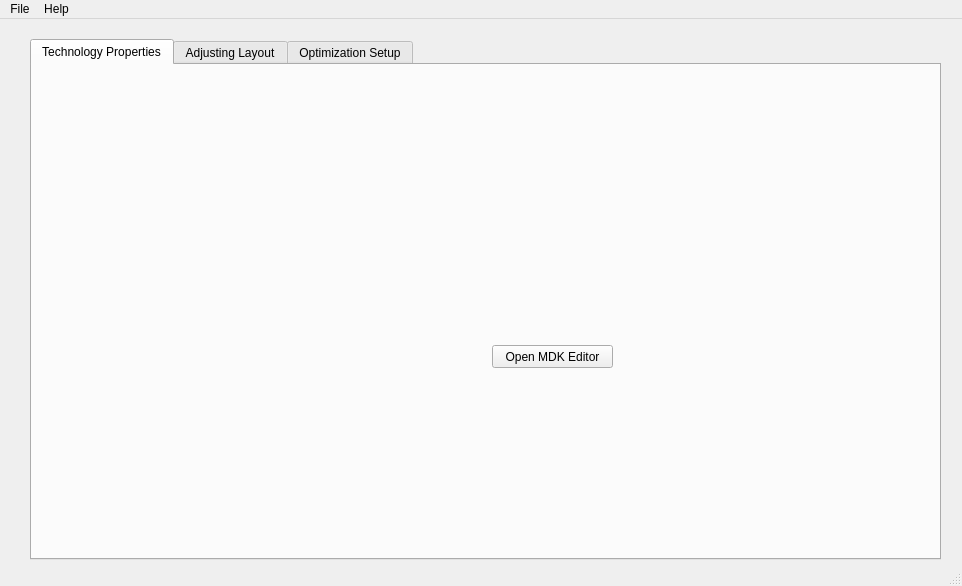
<?xml version="1.0" encoding="UTF-8"?>
<ui version="4.0">
 <class>MainWindow</class>
 <widget class="QMainWindow" name="MainWindow">
  <property name="geometry">
   <rect>
    <x>0</x>
    <y>0</y>
    <width>962</width>
    <height>586</height>
   </rect>
  </property>
  <property name="windowTitle">
   <string>MainWindow</string>
  </property>
  <widget class="QWidget" name="centralwidget">
   <widget class="QTabWidget" name="tabWidget_2">
    <property name="geometry">
     <rect>
      <x>30</x>
      <y>20</y>
      <width>911</width>
      <height>521</height>
     </rect>
    </property>
    <property name="currentIndex">
     <number>0</number>
    </property>
    <widget class="QWidget" name="technology_properties">
     <attribute name="title">
      <string>Technology Properties</string>
     </attribute>
     <widget class="QPushButton" name="btn_openMDK">
      <property name="geometry">
       <rect>
        <x>460</x>
        <y>280</y>
        <width>121</width>
        <height>23</height>
       </rect>
      </property>
      <property name="text">
       <string>Open MDK Editor</string>
      </property>
     </widget>
    </widget>
    <widget class="QWidget" name="adjust_layout">
     <attribute name="title">
      <string>Adjusting Layout</string>
     </attribute>
     <widget class="QGraphicsView" name="graphicsView">
      <property name="geometry">
       <rect>
        <x>330</x>
        <y>60</y>
        <width>553</width>
        <height>403</height>
       </rect>
      </property>
     </widget>
    </widget>
    <widget class="QWidget" name="optimization_setup">
     <attribute name="title">
      <string>Optimization Setup</string>
     </attribute>
     <widget class="QTabWidget" name="tabWidget">
      <property name="geometry">
       <rect>
        <x>30</x>
        <y>30</y>
        <width>721</width>
        <height>401</height>
       </rect>
      </property>
      <property name="currentIndex">
       <number>3</number>
      </property>
      <widget class="QWidget" name="run_options">
       <attribute name="title">
        <string>Run Options</string>
       </attribute>
       <widget class="QFrame" name="run_options_2">
        <property name="geometry">
         <rect>
          <x>40</x>
          <y>30</y>
          <width>341</width>
          <height>106</height>
         </rect>
        </property>
        <property name="frameShape">
         <enum>QFrame::StyledPanel</enum>
        </property>
        <property name="frameShadow">
         <enum>QFrame::Raised</enum>
        </property>
        <layout class="QVBoxLayout" name="verticalLayout_5">
         <item>
          <widget class="QLabel" name="label_2">
           <property name="text">
            <string>&lt;html&gt;&lt;head/&gt;&lt;body&gt;&lt;p&gt;&lt;span style=&quot; font-weight:600;&quot;&gt;How would you like to run PowerSynth?&lt;/span&gt;&lt;/p&gt;&lt;/body&gt;&lt;/html&gt;</string>
           </property>
          </widget>
         </item>
         <item>
          <widget class="QRadioButton" name="option_1">
           <property name="text">
            <string>Layout solution generation only</string>
           </property>
          </widget>
         </item>
         <item>
          <widget class="QRadioButton" name="option_2">
           <property name="text">
            <string>Initial layout evaluation</string>
           </property>
          </widget>
         </item>
         <item>
          <widget class="QRadioButton" name="option_3">
           <property name="text">
            <string>Layout optimization/evaluation</string>
           </property>
          </widget>
         </item>
        </layout>
       </widget>
      </widget>
      <widget class="QWidget" name="layout_setup">
       <attribute name="title">
        <string>Layout Setup</string>
       </attribute>
       <widget class="QFrame" name="layout_generation_setup_2">
        <property name="geometry">
         <rect>
          <x>40</x>
          <y>20</y>
          <width>361</width>
          <height>181</height>
         </rect>
        </property>
        <property name="frameShape">
         <enum>QFrame::StyledPanel</enum>
        </property>
        <property name="frameShadow">
         <enum>QFrame::Raised</enum>
        </property>
        <layout class="QVBoxLayout" name="verticalLayout_2">
         <item>
          <widget class="QLabel" name="label_10">
           <property name="text">
            <string>&lt;html&gt;&lt;head/&gt;&lt;body&gt;&lt;p&gt;&lt;span style=&quot; font-size:10pt; font-weight:600;&quot;&gt;Layout Generation Setup:&lt;/span&gt;&lt;/p&gt;&lt;/body&gt;&lt;/html&gt;</string>
           </property>
          </widget>
         </item>
         <item>
          <layout class="QHBoxLayout" name="horizontalLayout_7">
           <item>
            <widget class="QLabel" name="label_11">
             <property name="text">
              <string>Layout_Mode:</string>
             </property>
            </widget>
           </item>
           <item>
            <widget class="QComboBox" name="comboBox_3">
             <item>
              <property name="text">
               <string>minimum-sized solutions</string>
              </property>
             </item>
             <item>
              <property name="text">
               <string>variable-sized solutions</string>
              </property>
             </item>
             <item>
              <property name="text">
               <string>fixed-sized solutions</string>
              </property>
             </item>
            </widget>
           </item>
          </layout>
         </item>
         <item>
          <layout class="QHBoxLayout" name="horizontalLayout_8">
           <item>
            <widget class="QLabel" name="label_12">
             <property name="text">
              <string>Floor Plan:</string>
             </property>
            </widget>
           </item>
           <item>
            <widget class="QSpinBox" name="spinBox_5">
             <property name="sizePolicy">
              <sizepolicy hsizetype="Maximum" vsizetype="Fixed">
               <horstretch>0</horstretch>
               <verstretch>0</verstretch>
              </sizepolicy>
             </property>
             <property name="maximumSize">
              <size>
               <width>50</width>
               <height>16777215</height>
              </size>
             </property>
             <property name="buttonSymbols">
              <enum>QAbstractSpinBox::NoButtons</enum>
             </property>
             <property name="maximum">
              <number>999</number>
             </property>
            </widget>
           </item>
           <item>
            <widget class="QLabel" name="label_13">
             <property name="sizePolicy">
              <sizepolicy hsizetype="Maximum" vsizetype="Preferred">
               <horstretch>0</horstretch>
               <verstretch>0</verstretch>
              </sizepolicy>
             </property>
             <property name="minimumSize">
              <size>
               <width>10</width>
               <height>0</height>
              </size>
             </property>
             <property name="text">
              <string>by</string>
             </property>
            </widget>
           </item>
           <item>
            <widget class="QSpinBox" name="spinBox_6">
             <property name="sizePolicy">
              <sizepolicy hsizetype="Maximum" vsizetype="Fixed">
               <horstretch>0</horstretch>
               <verstretch>0</verstretch>
              </sizepolicy>
             </property>
             <property name="maximumSize">
              <size>
               <width>50</width>
               <height>16777215</height>
              </size>
             </property>
             <property name="buttonSymbols">
              <enum>QAbstractSpinBox::NoButtons</enum>
             </property>
             <property name="maximum">
              <number>999</number>
             </property>
            </widget>
           </item>
          </layout>
         </item>
         <item>
          <layout class="QHBoxLayout" name="horizontalLayout_9">
           <item>
            <widget class="QLabel" name="label_14">
             <property name="text">
              <string>Number of layouts:</string>
             </property>
            </widget>
           </item>
           <item>
            <widget class="QSpinBox" name="spinBox_7">
             <property name="sizePolicy">
              <sizepolicy hsizetype="Maximum" vsizetype="Fixed">
               <horstretch>0</horstretch>
               <verstretch>0</verstretch>
              </sizepolicy>
             </property>
             <property name="minimumSize">
              <size>
               <width>15</width>
               <height>0</height>
              </size>
             </property>
             <property name="maximumSize">
              <size>
               <width>50</width>
               <height>16777215</height>
              </size>
             </property>
             <property name="buttonSymbols">
              <enum>QAbstractSpinBox::NoButtons</enum>
             </property>
             <property name="specialValueText">
              <string>25</string>
             </property>
             <property name="maximum">
              <number>9999</number>
             </property>
            </widget>
           </item>
          </layout>
         </item>
         <item>
          <layout class="QHBoxLayout" name="horizontalLayout_10">
           <item>
            <widget class="QLabel" name="label_15">
             <property name="text">
              <string>Seed:</string>
             </property>
            </widget>
           </item>
           <item>
            <widget class="QSpinBox" name="spinBox_8">
             <property name="sizePolicy">
              <sizepolicy hsizetype="Maximum" vsizetype="Fixed">
               <horstretch>0</horstretch>
               <verstretch>0</verstretch>
              </sizepolicy>
             </property>
             <property name="minimumSize">
              <size>
               <width>15</width>
               <height>0</height>
              </size>
             </property>
             <property name="maximumSize">
              <size>
               <width>50</width>
               <height>16777215</height>
              </size>
             </property>
             <property name="buttonSymbols">
              <enum>QAbstractSpinBox::NoButtons</enum>
             </property>
             <property name="specialValueText">
              <string>10</string>
             </property>
             <property name="maximum">
              <number>999</number>
             </property>
            </widget>
           </item>
          </layout>
         </item>
         <item>
          <layout class="QHBoxLayout" name="horizontalLayout_11">
           <item>
            <widget class="QLabel" name="label_16">
             <property name="text">
              <string>Optimization Algorithm:</string>
             </property>
            </widget>
           </item>
           <item>
            <widget class="QComboBox" name="comboBox_4">
             <property name="sizePolicy">
              <sizepolicy hsizetype="Maximum" vsizetype="Fixed">
               <horstretch>0</horstretch>
               <verstretch>0</verstretch>
              </sizepolicy>
             </property>
             <property name="maximumSize">
              <size>
               <width>110</width>
               <height>16777215</height>
              </size>
             </property>
             <item>
              <property name="text">
               <string>NG-RANDOM</string>
              </property>
             </item>
            </widget>
           </item>
          </layout>
         </item>
        </layout>
       </widget>
      </widget>
      <widget class="QWidget" name="performance_selector">
       <attribute name="title">
        <string>Performance Selector</string>
       </attribute>
       <widget class="QFrame" name="performance_selector_2">
        <property name="geometry">
         <rect>
          <x>30</x>
          <y>30</y>
          <width>361</width>
          <height>81</height>
         </rect>
        </property>
        <property name="frameShape">
         <enum>QFrame::StyledPanel</enum>
        </property>
        <property name="frameShadow">
         <enum>QFrame::Raised</enum>
        </property>
        <layout class="QVBoxLayout" name="verticalLayout_7">
         <item>
          <widget class="QLabel" name="label_18">
           <property name="text">
            <string>&lt;html&gt;&lt;head/&gt;&lt;body&gt;&lt;p&gt;&lt;span style=&quot; font-weight:600;&quot;&gt;Test for electrical and/or thermal performance?&lt;/span&gt;&lt;/p&gt;&lt;/body&gt;&lt;/html&gt;</string>
           </property>
          </widget>
         </item>
         <item>
          <widget class="QCheckBox" name="activate_electrical_2">
           <property name="text">
            <string>Electrical Performance</string>
           </property>
          </widget>
         </item>
         <item>
          <widget class="QCheckBox" name="activate_thermal_2">
           <property name="text">
            <string>Thermal Performance</string>
           </property>
          </widget>
         </item>
        </layout>
       </widget>
      </widget>
      <widget class="QWidget" name="electrical_setup">
       <attribute name="title">
        <string>Electrical Setup</string>
       </attribute>
       <widget class="QFrame" name="electrical_setup_2">
        <property name="geometry">
         <rect>
          <x>20</x>
          <y>10</y>
          <width>391</width>
          <height>291</height>
         </rect>
        </property>
        <property name="frameShape">
         <enum>QFrame::StyledPanel</enum>
        </property>
        <property name="frameShadow">
         <enum>QFrame::Raised</enum>
        </property>
        <layout class="QVBoxLayout" name="verticalLayout_4">
         <item>
          <widget class="QLabel" name="label_17">
           <property name="text">
            <string>&lt;html&gt;&lt;head/&gt;&lt;body&gt;&lt;p align=&quot;justify&quot;&gt;&lt;span style=&quot; font-size:10pt; font-weight:600;&quot;&gt;Electrical Setup&lt;/span&gt;&lt;/p&gt;&lt;/body&gt;&lt;/html&gt;</string>
           </property>
          </widget>
         </item>
         <item>
          <layout class="QHBoxLayout" name="horizontalLayout_12">
           <item>
            <widget class="QLabel" name="label_19">
             <property name="text">
              <string>Measure Name:</string>
             </property>
            </widget>
           </item>
           <item>
            <widget class="QLineEdit" name="lineEdit"/>
           </item>
          </layout>
         </item>
         <item>
          <layout class="QHBoxLayout" name="horizontalLayout_13">
           <item>
            <widget class="QLabel" name="label_20">
             <property name="text">
              <string>Measure Type:</string>
             </property>
            </widget>
           </item>
           <item>
            <widget class="QComboBox" name="comboBox_5">
             <item>
              <property name="text">
               <string>inductance</string>
              </property>
             </item>
             <item>
              <property name="text">
               <string>resistance</string>
              </property>
             </item>
            </widget>
           </item>
          </layout>
         </item>
         <item>
          <layout class="QHBoxLayout" name="horizontalLayout_15">
           <item>
            <widget class="QLabel" name="label_21">
             <property name="text">
              <string>Select a source:</string>
             </property>
            </widget>
           </item>
           <item>
            <widget class="QComboBox" name="comboBox_6">
             <item>
              <property name="text">
               <string>L1</string>
              </property>
             </item>
             <item>
              <property name="text">
               <string>L2</string>
              </property>
             </item>
             <item>
              <property name="text">
               <string>L3</string>
              </property>
             </item>
            </widget>
           </item>
          </layout>
         </item>
         <item>
          <layout class="QHBoxLayout" name="horizontalLayout_16">
           <item>
            <widget class="QLabel" name="label_22">
             <property name="text">
              <string>Select a sink:</string>
             </property>
            </widget>
           </item>
           <item>
            <widget class="QComboBox" name="comboBox_7">
             <property name="currentText">
              <string>L2</string>
             </property>
             <item>
              <property name="text">
               <string>L1</string>
              </property>
             </item>
             <item>
              <property name="text">
               <string>L2</string>
              </property>
             </item>
             <item>
              <property name="text">
               <string>L3</string>
              </property>
             </item>
            </widget>
           </item>
          </layout>
         </item>
         <item>
          <layout class="QHBoxLayout" name="horizontalLayout_14">
           <item>
            <widget class="QLabel" name="label_23">
             <property name="text">
              <string>Frequency (kHz):</string>
             </property>
            </widget>
           </item>
           <item>
            <widget class="QSpinBox" name="spinBox_9">
             <property name="sizePolicy">
              <sizepolicy hsizetype="Maximum" vsizetype="Fixed">
               <horstretch>0</horstretch>
               <verstretch>0</verstretch>
              </sizepolicy>
             </property>
             <property name="minimumSize">
              <size>
               <width>20</width>
               <height>0</height>
              </size>
             </property>
             <property name="maximumSize">
              <size>
               <width>70</width>
               <height>16777215</height>
              </size>
             </property>
             <property name="buttonSymbols">
              <enum>QAbstractSpinBox::NoButtons</enum>
             </property>
             <property name="specialValueText">
              <string>100000</string>
             </property>
             <property name="maximum">
              <number>1000000000</number>
             </property>
            </widget>
           </item>
          </layout>
         </item>
         <item>
          <layout class="QHBoxLayout" name="horizontalLayout_5">
           <item>
            <widget class="QLabel" name="label_6">
             <property name="text">
              <string>Path to parasitic_model</string>
             </property>
            </widget>
           </item>
           <item>
            <widget class="QLineEdit" name="parasitic_textedit"/>
           </item>
           <item>
            <widget class="QPushButton" name="btn_open_parasitic">
             <property name="sizePolicy">
              <sizepolicy hsizetype="Maximum" vsizetype="Fixed">
               <horstretch>0</horstretch>
               <verstretch>0</verstretch>
              </sizepolicy>
             </property>
             <property name="minimumSize">
              <size>
               <width>0</width>
               <height>0</height>
              </size>
             </property>
             <property name="maximumSize">
              <size>
               <width>85</width>
               <height>16777215</height>
              </size>
             </property>
             <property name="text">
              <string>Open File</string>
             </property>
            </widget>
           </item>
          </layout>
         </item>
         <item>
          <layout class="QHBoxLayout" name="horizontalLayout_4">
           <item>
            <widget class="QLabel" name="label_5">
             <property name="text">
              <string>Path to trace_orientation</string>
             </property>
            </widget>
           </item>
           <item>
            <widget class="QLineEdit" name="trace_textedit"/>
           </item>
           <item>
            <widget class="QPushButton" name="btn_open_trace">
             <property name="sizePolicy">
              <sizepolicy hsizetype="Maximum" vsizetype="Fixed">
               <horstretch>0</horstretch>
               <verstretch>0</verstretch>
              </sizepolicy>
             </property>
             <property name="minimumSize">
              <size>
               <width>0</width>
               <height>0</height>
              </size>
             </property>
             <property name="maximumSize">
              <size>
               <width>85</width>
               <height>16777215</height>
              </size>
             </property>
             <property name="text">
              <string>Open File</string>
             </property>
            </widget>
           </item>
          </layout>
         </item>
        </layout>
       </widget>
      </widget>
      <widget class="QWidget" name="thermal_setup">
       <attribute name="title">
        <string>Thermal Setup</string>
       </attribute>
       <widget class="QFrame" name="thermal_setup_2">
        <property name="geometry">
         <rect>
          <x>20</x>
          <y>10</y>
          <width>381</width>
          <height>221</height>
         </rect>
        </property>
        <property name="frameShape">
         <enum>QFrame::StyledPanel</enum>
        </property>
        <property name="frameShadow">
         <enum>QFrame::Raised</enum>
        </property>
        <layout class="QVBoxLayout" name="verticalLayout_8">
         <item>
          <widget class="QLabel" name="label_24">
           <property name="text">
            <string>&lt;html&gt;&lt;head/&gt;&lt;body&gt;&lt;p align=&quot;justify&quot;&gt;&lt;span style=&quot; font-size:10pt; font-weight:600;&quot;&gt;Thermal Setup&lt;/span&gt;&lt;/p&gt;&lt;/body&gt;&lt;/html&gt;</string>
           </property>
          </widget>
         </item>
         <item>
          <layout class="QHBoxLayout" name="horizontalLayout_17">
           <item>
            <widget class="QLabel" name="label_25">
             <property name="text">
              <string>Model Select:</string>
             </property>
            </widget>
           </item>
           <item>
            <widget class="QComboBox" name="comboBox_8">
             <item>
              <property name="text">
               <string>TSFM</string>
              </property>
             </item>
             <item>
              <property name="text">
               <string>Analytical</string>
              </property>
             </item>
             <item>
              <property name="text">
               <string>ParaPower</string>
              </property>
             </item>
            </widget>
           </item>
          </layout>
         </item>
         <item>
          <layout class="QHBoxLayout" name="horizontalLayout_18">
           <item>
            <widget class="QLabel" name="label_26">
             <property name="text">
              <string>Measure Name:</string>
             </property>
            </widget>
           </item>
           <item>
            <widget class="QLineEdit" name="lineEdit_2"/>
           </item>
          </layout>
         </item>
         <item>
          <layout class="QHBoxLayout" name="horizontalLayout_19">
           <item>
            <widget class="QLabel" name="label_27">
             <property name="text">
              <string>Heat Convection:</string>
             </property>
            </widget>
           </item>
           <item>
            <widget class="QSpinBox" name="spinBox_10">
             <property name="sizePolicy">
              <sizepolicy hsizetype="Maximum" vsizetype="Fixed">
               <horstretch>0</horstretch>
               <verstretch>0</verstretch>
              </sizepolicy>
             </property>
             <property name="minimumSize">
              <size>
               <width>15</width>
               <height>0</height>
              </size>
             </property>
             <property name="maximumSize">
              <size>
               <width>70</width>
               <height>16777215</height>
              </size>
             </property>
             <property name="buttonSymbols">
              <enum>QAbstractSpinBox::NoButtons</enum>
             </property>
             <property name="specialValueText">
              <string>1000</string>
             </property>
             <property name="maximum">
              <number>100000</number>
             </property>
            </widget>
           </item>
          </layout>
         </item>
         <item>
          <layout class="QHBoxLayout" name="horizontalLayout_20">
           <item>
            <widget class="QLabel" name="label_28">
             <property name="text">
              <string>Ambient Temperature:</string>
             </property>
            </widget>
           </item>
           <item>
            <widget class="QSpinBox" name="spinBox_11">
             <property name="sizePolicy">
              <sizepolicy hsizetype="Maximum" vsizetype="Fixed">
               <horstretch>0</horstretch>
               <verstretch>0</verstretch>
              </sizepolicy>
             </property>
             <property name="minimumSize">
              <size>
               <width>15</width>
               <height>0</height>
              </size>
             </property>
             <property name="maximumSize">
              <size>
               <width>70</width>
               <height>16777215</height>
              </size>
             </property>
             <property name="buttonSymbols">
              <enum>QAbstractSpinBox::NoButtons</enum>
             </property>
             <property name="specialValueText">
              <string>300</string>
             </property>
             <property name="maximum">
              <number>100000</number>
             </property>
            </widget>
           </item>
          </layout>
         </item>
        </layout>
       </widget>
      </widget>
     </widget>
     <widget class="QPushButton" name="btn_finish">
      <property name="geometry">
       <rect>
        <x>820</x>
        <y>460</y>
        <width>75</width>
        <height>23</height>
       </rect>
      </property>
      <property name="text">
       <string>Finish</string>
      </property>
     </widget>
    </widget>
   </widget>
  </widget>
  <widget class="QMenuBar" name="menubar">
   <property name="geometry">
    <rect>
     <x>0</x>
     <y>0</y>
     <width>962</width>
     <height>22</height>
    </rect>
   </property>
   <widget class="QMenu" name="menuFile">
    <property name="title">
     <string>File</string>
    </property>
    <addaction name="actionNew_Project"/>
    <addaction name="actionOpen_Project"/>
   </widget>
   <widget class="QMenu" name="menuHelp">
    <property name="title">
     <string>Help</string>
    </property>
    <addaction name="actionOpen_Manual"/>
   </widget>
   <addaction name="menuFile"/>
   <addaction name="menuHelp"/>
  </widget>
  <widget class="QStatusBar" name="statusbar"/>
  <action name="actionOpen_Project">
   <property name="text">
    <string>Open Project</string>
   </property>
  </action>
  <action name="actionNew_Project">
   <property name="text">
    <string>New Project</string>
   </property>
  </action>
  <action name="actionOpen_Manual">
   <property name="text">
    <string>Open Manual</string>
   </property>
  </action>
 </widget>
 <resources/>
 <connections/>
</ui>
